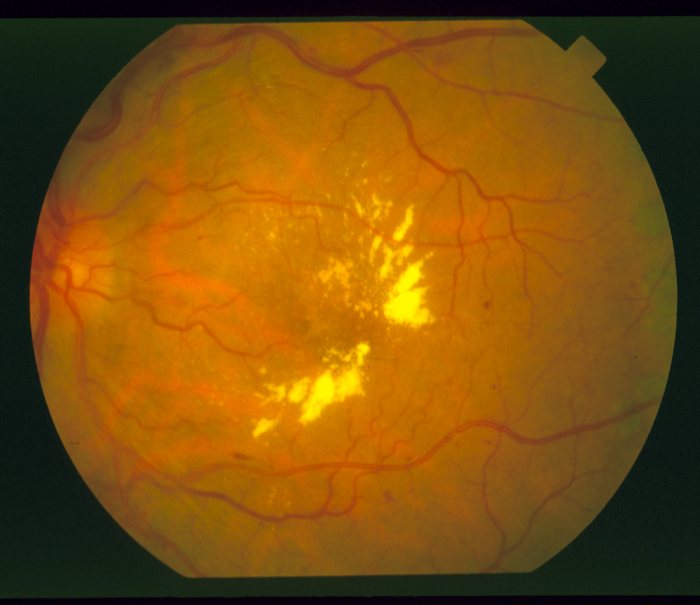
#> input picture data/input/im0001.ppm, 700 x 605 px
$ python -i 3_przetwarzanie2.py   (imports and definitions only)
#> lines starting #> are read from the running program, lines starting #| are printed output that depends on the picture; after the words box and inside, x2 and y2 are one past the last pixel; in counts of white or black regions, pixels touching at a corner belong together
from __future__ import annotations

from dataclasses import dataclass
from pathlib import Path
from typing import Any

import numpy as np
from PIL import Image
from skimage import exposure, filters, measure, morphology
from skimage.filters import threshold_otsu

from utils import Loader
from utils.metrics import MaskEvaluator


ROOT_DIR = Path(__file__).resolve().parent
INPUT_DIR = ROOT_DIR / "data" / "input"
LABEL_DIR = ROOT_DIR / "data" / "label"
OUTPUT_DIR = ROOT_DIR / "data" / "output" / "frabgi"


@dataclass(slots=True)
class ExtractionResult:
    image_path: Path
    mask_path: Path
    overlay_path: Path
    metrics: dict[str, float] | None


class VesselExtractor:
    """Extract retinal vessels with preprocessing, Frangi response and morphological cleanup."""

    def process(self, image_path: Path, output_mask_path: Path, save_overlay: bool = True) -> ExtractionResult:
        """Run the full vessel extraction pipeline and save the mask and optionally the overlay.

        Args:
            image_path: Path to the input fundus image.
            output_mask_path: Path where the binary vessel mask should be saved.
            save_overlay: If True, also save a visualization overlay. Default is True.

        Returns:
            ExtractionResult with paths to output files and evaluation metrics if labels exist.
        """
#> called with image_path = 'data/input/im0001.ppm', output_mask_path = 'out.png', save_overlay = True
        rgb_image = self._load_rgb(image_path)
#> in _load_rgb, returned value is the input picture: shape (605, 700, 3); mean R, G, B 125.7, 80.5, 12.4
        green_channel = rgb_image[:, :, 1]
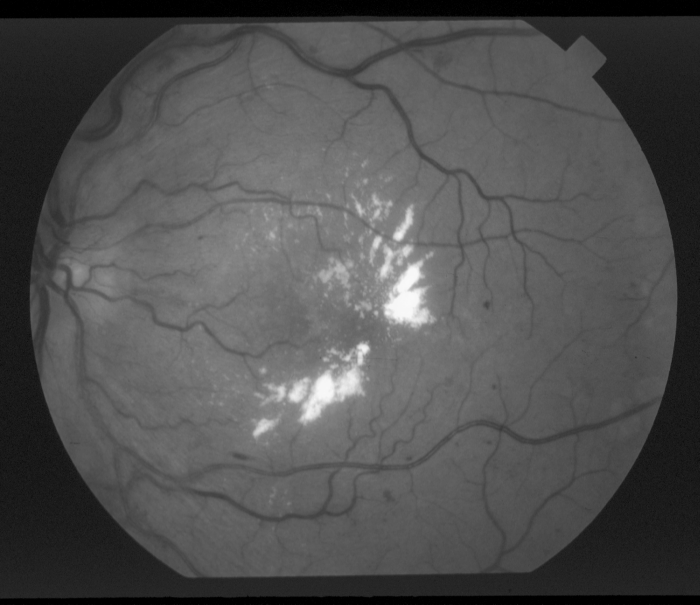
#> green_channel: shape (605, 700); min 0, max 249, mean 80.5

        denoised, vessel_response = self._enhance_vessels(green_channel)
        roi = self._extract_roi(green_channel)
        vessel_mask = self._segment_vessels(vessel_response, roi)

        output_mask_path.parent.mkdir(parents=True, exist_ok=True)
        self._save_mask(output_mask_path, vessel_mask)

        overlay_path = output_mask_path.with_name(
            f"{output_mask_path.stem.removesuffix('_mask')}_overlay.png"
        )
        if save_overlay:
            overlay = self._build_overlay(rgb_image, vessel_mask)
            self._save_overlay(overlay_path, overlay)

        metrics = MaskEvaluator.evaluate_against_label(vessel_mask, self._label_path_for(image_path))
        return ExtractionResult(
            image_path=image_path,
            mask_path=output_mask_path,
            overlay_path=overlay_path,
            metrics=metrics,
        )

    def _load_rgb(self, path: Path) -> np.ndarray:
        """Load the source image as RGB and keep it in 8-bit format."""
        return np.array(Image.open(path).convert("RGB"), dtype=np.uint8)

    def _normalize01(self, image: np.ndarray) -> np.ndarray:
        """Normalize an array to the [0, 1] range in a numerically safe way."""
        image = image.astype(np.float32)
        min_value = float(image.min())
        max_value = float(image.max())
        if max_value <= min_value:
            return np.zeros_like(image, dtype=np.float32)
        return (image - min_value) / (max_value - min_value)

    def _extract_roi(self, green_channel: np.ndarray) -> np.ndarray:
        """Find the retinal field of view and suppress background outside the fundus."""
        blurred = filters.gaussian(green_channel, sigma=5.0)
        if float(blurred.max()) <= float(blurred.min()):
            return np.ones_like(green_channel, dtype=bool)

        threshold = threshold_otsu(blurred)
        roi = blurred > (threshold * 0.8)
        roi = morphology.remove_small_objects(roi, min_size=5_000)
        roi = morphology.remove_small_holes(roi, area_threshold=5_000)
        roi = morphology.closing(roi, morphology.disk(8))

        labeled = measure.label(roi)
        if int(np.max(labeled)) == 0:
            return roi

        largest_region = max(measure.regionprops(labeled), key=lambda region: region.area)
        return labeled == largest_region.label

    def _enhance_vessels(self, green_channel: np.ndarray) -> tuple[np.ndarray, np.ndarray]:
        """Improve contrast, suppress noise and compute the Frangi vessel response.

        Uses adaptive histogram equalization followed by Gaussian smoothing, then applies
        the Frangi vessel enhancement filter (ridge detector) at multiple scales.
        """
        normalized = self._normalize01(green_channel)
#> in _normalize01, `min_value = float(image.min())`: min_value = 0
#> in _normalize01, `max_value = float(image.max())`: max_value = 249
        equalized = exposure.equalize_adapthist(normalized, clip_limit=0.03)
        denoised = filters.gaussian(equalized, sigma=1.0)
        vessel_response = filters.frangi(
            denoised,
            sigmas=(1, 2, 3, 4, 5, 6),
            alpha=0.5,
            beta=0.5,
            black_ridges=True,
        )
        vessel_response = self._normalize01(vessel_response)
        return denoised, vessel_response

    def _segment_vessels(self, vessel_response: np.ndarray, roi: np.ndarray) -> np.ndarray:
        """Convert the vessel response into a cleaned binary mask."""
        if vessel_response.max() <= vessel_response.min():
            return np.zeros_like(vessel_response, dtype=bool)

        otsu_threshold = threshold_otsu(vessel_response)
        percentile_threshold = float(np.percentile(vessel_response[roi], 72)) if np.any(roi) else otsu_threshold
        threshold = max(otsu_threshold * 0.55, percentile_threshold)

        vessels = vessel_response > threshold
        vessels &= roi

        vessels = morphology.closing(vessels, morphology.disk(2))
        vessels = morphology.opening(vessels, morphology.disk(1))
        vessels = morphology.remove_small_objects(vessels, min_size=120)
        vessels = morphology.remove_small_holes(vessels, area_threshold=120)
        vessels &= roi
        return vessels

    # [5 lines left out: function _build_overlay, not called in this run]

    def _save_mask(self, path: Path, vessel_mask: np.ndarray) -> None:
        """Persist the binary vessel mask as an 8-bit grayscale image."""
        Image.fromarray(vessel_mask.astype(np.uint8) * 255, mode="L").save(path)

    def _save_overlay(self, path: Path, overlay: np.ndarray) -> None:
        """Persist the visualization overlay next to the mask."""
        Image.fromarray(overlay, mode="RGB").save(path)


    def _label_path_for(self, image_path: Path) -> Path:
        """Build the path to the expert label matching the current image."""
        return LABEL_DIR / f"{image_path.stem}.vk.ppm"


# [44 lines left out: function main, not called in this run]


# [2 lines not run here, left out]

>>> result = VesselExtractor().process('data/input/im0001.ppm', 'out.png')
#> in _enhance_vessels, `equalized = exposure.equalize_adapthist(normalized, clip_limit=0.03)`:
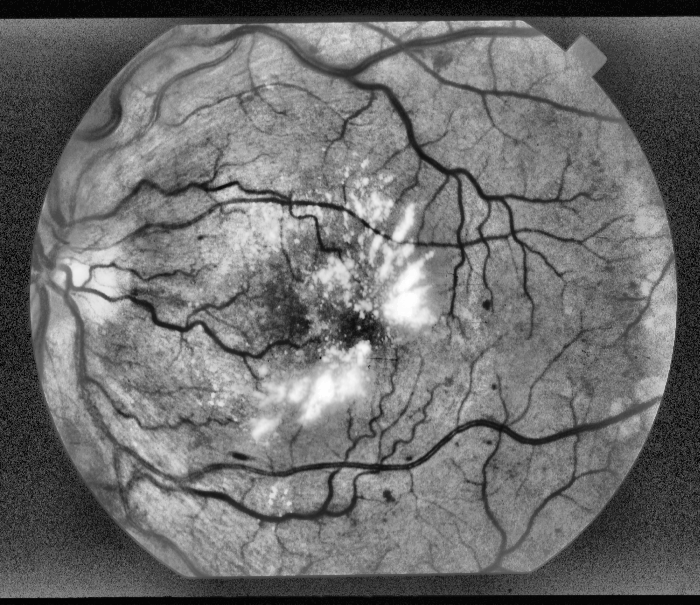
#> equalized: shape (605, 700) float32; min 0, max 1, mean 0.433
#> in _enhance_vessels, `vessel_response = filters.frangi( denoised, sigmas=(1, 2, 3, 4, 5, 6),..`:
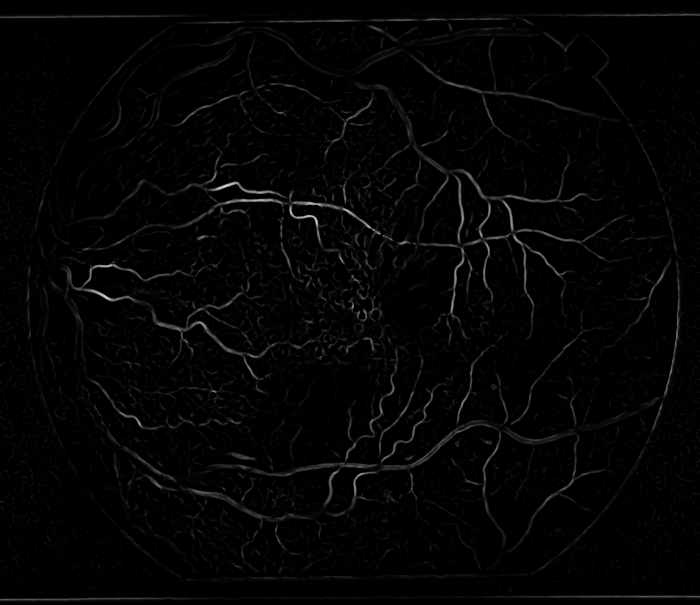
#> vessel_response: shape (605, 700) float32; min 0, max 0.846, mean 0.0178
#> in _extract_roi, `threshold = threshold_otsu(blurred)`: threshold = 0.255
#> in _extract_roi, `roi = blurred > (threshold * 0.8)`:
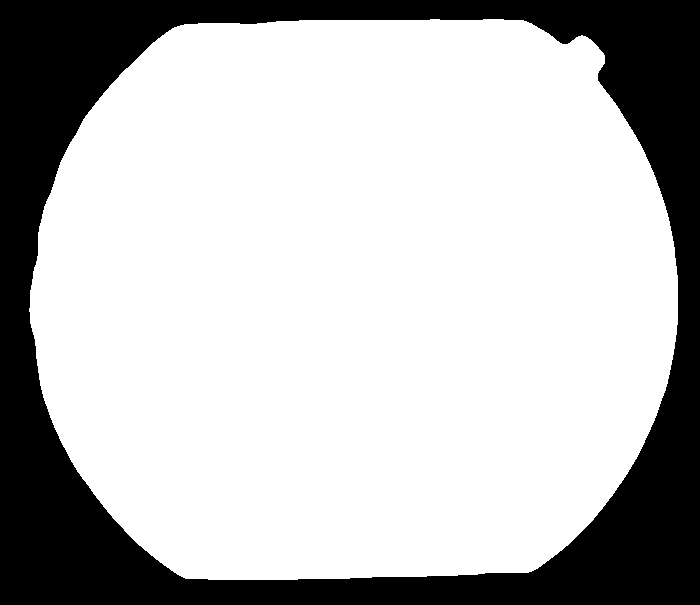
#> roi: shape (605, 700) bool; 73.5% white; 1 black region, box (x1, y1, x2, y2) and area: (0, 0, 700, 605) 112043
#> in _extract_roi, `roi = morphology.closing(roi, morphology.disk(8))`: roi: shape (605, 700) bool; 73.5% white; 1 black region, box (x1, y1, x2, y2) and area: (0, 0, 700, 605) 112031
#> in _segment_vessels, `otsu_threshold = threshold_otsu(vessel_response)`: otsu_threshold = 0.139
#> in _segment_vessels, `percentile_threshold = float(np.percentile(vessel_response[roi], 72)) ..`: percentile_threshold = 0.0133
#> in _segment_vessels, `threshold = max(otsu_threshold * 0.55, percentile_threshold)`: threshold = 0.0763
#> in _segment_vessels, `vessels = vessel_response > threshold`: vessels: shape (605, 700) bool; 7.1% white in thin lines or dots
#> in _segment_vessels, `vessels &= roi`:
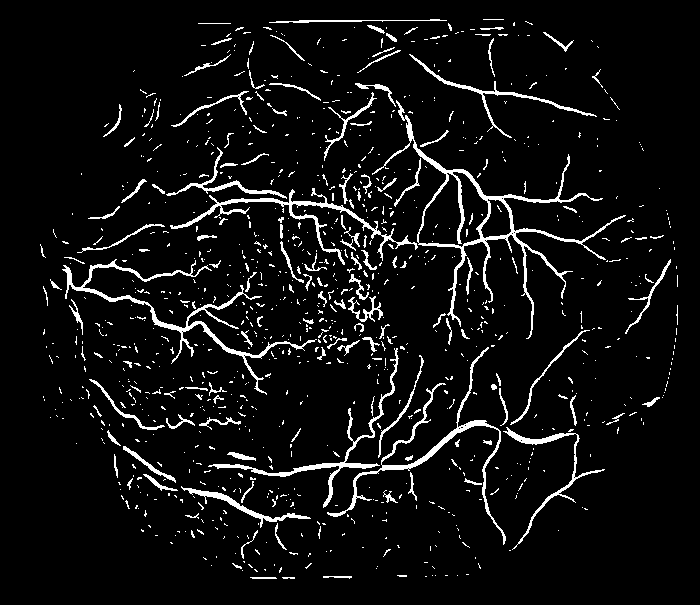
#> vessels: shape (605, 700) bool; 6.3% white in thin lines or dots, all inside (x1, y1, x2, y2) = (40, 19, 678, 579)
#> in _segment_vessels, `vessels = morphology.closing(vessels, morphology.disk(2))`: vessels: shape (605, 700) bool; 6.8% white; 793 white regions (676 under 20 px), largest, box (x1, y1, x2, y2) and area: (152, 83, 626, 345) 7473, (208, 345, 605, 550) 4782, (62, 259, 331, 395) 2698
#> in _segment_vessels, `vessels = morphology.opening(vessels, morphology.disk(1))`:
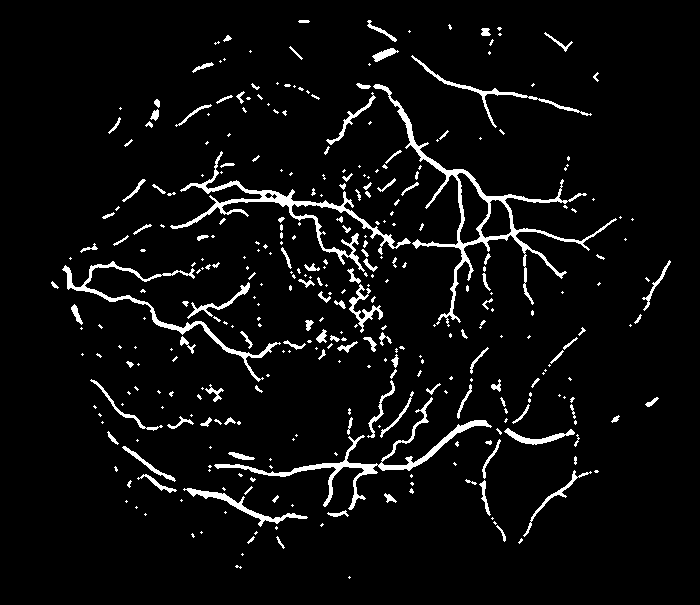
#> vessels: shape (605, 700) bool; 5.1% white; 352 white regions (219 under 20 px), largest, box (x1, y1, x2, y2) and area: (373, 84, 617, 327) 3456, (170, 151, 411, 272) 2529, (214, 397, 492, 510) 2240
#> in _segment_vessels, `vessels = morphology.remove_small_objects(vessels, min_size=120)`:
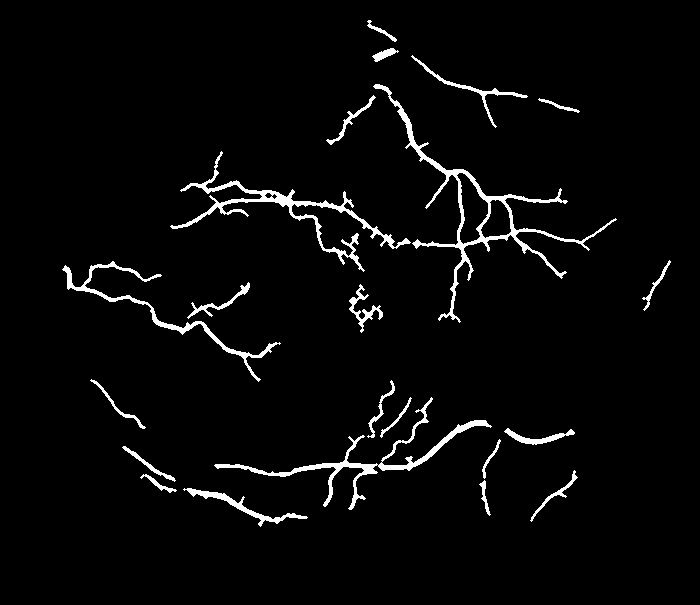
#> vessels: shape (605, 700) bool; 3.3% white; 22 white regions, largest, box (x1, y1, x2, y2) and area: (373, 84, 617, 323) 3218, (170, 151, 411, 272) 2498, (214, 397, 492, 510) 2240
#> in _segment_vessels, `vessels = morphology.remove_small_holes(vessels, area_threshold=120)`: vessels: shape (605, 700) bool; 3.3% white; 22 white regions, largest, box (x1, y1, x2, y2) and area: (373, 84, 617, 323) 3218, (170, 151, 411, 272) 2534, (214, 397, 492, 510) 2240
#> (the run stopped early here; a loop or call above may not have finished)
